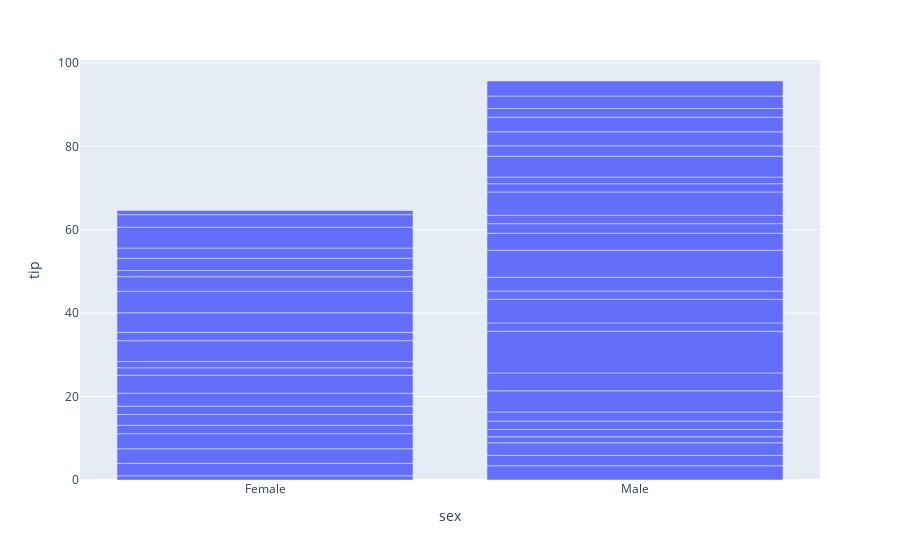

Notebook cell for this chart:
### Code cell
fig = px.bar(df, x="sex", y='tip')
fig.show()

### Figure 1 — Plotly figure (JSON) as saved in the notebook; plotly's stock layout.template omitted (floating-point values rounded to 4 significant figures)
{"data": [{"alignmentgroup": "True", "hovertemplate": "sex=%{x}<br>tip=%{y}<extra></extra>", "legendgroup": "", "marker": {"color": "#636efa", "pattern": {"shape": ""}}, "name": "", "offsetgroup": "", "orientation": "v", "showlegend": false, "textposition": "auto", "type": "bar", "x": ["Female", "Female", "Male", "Male", "Male", "Male", "Male", "Female", "Male", "Female", "Male", "Female", "Male", "Male", "Male", "Male", "Male", "Female", "Male", "Female", "Female", "Male", "Female", "Male", "Female", "Female", "Male", "Female", "Male", "Male", "Female", "Male", "Male", "Female", "Female", "Male", "Male", "Male", "Female", "Female", "Female", "Male", "Male", "Male", "Female", "Male", "Male", "Female", "Female", "Female"], "xaxis": "x", "y": [1, 3, 3.41, 2.5, 3, 1.44, 1.76, 3.5, 2, 3.61, 2.2, 2, 5.07, 4.29, 10, 2, 5.65, 2.6, 2, 2, 3.09, 3.27, 4.3, 6.5, 1.8, 1.5, 4.06, 5, 2.31, 2, 2, 5.6, 1.98, 4.67, 5.17, 1.58, 5, 2.5, 3.5, 1.5, 2.92, 3.35, 3.5, 2.09, 2.45, 3, 3.6, 5, 3, 1.01], "yaxis": "y"}], "layout": {"barmode": "relative", "legend": {"tracegroupgap": 0}, "margin": {"t": 60}, "xaxis": {"anchor": "y", "domain": [0, 1], "title": {"text": "sex"}}, "yaxis": {"anchor": "x", "domain": [0, 1], "title": {"text": "tip"}}}}
